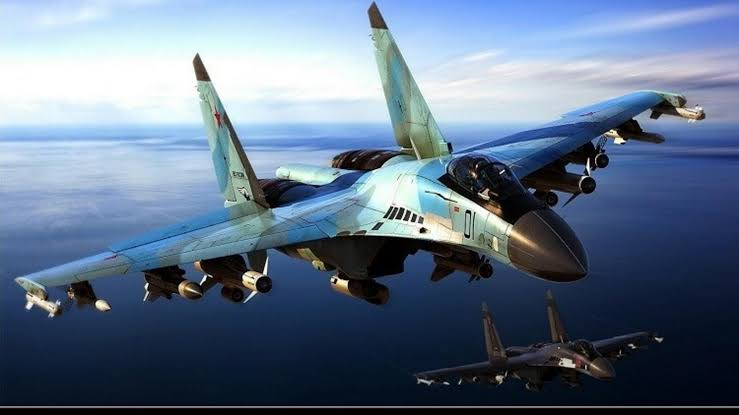
#> input picture avion.jpg, 739 x 415 px
$ python act4-basico-opencv.2-1388.py
#> lines starting #> are read from the running program, lines starting #| are printed output that depends on the picture
import cv2
import sys

def mostrar_imagen(img, descripcion, archivo_salida=None):
    if archivo_salida:
        cv2.imwrite(archivo_salida, img)
    titulo_ventana = f"{descripcion} | NC = 1388"
    cv2.imshow(titulo_ventana, img)
    cv2.waitKey(0)
    cv2.destroyAllWindows()

# 1. Leer la imagen desde archivo
image = cv2.imread('avion.jpg')
#> image is the input picture: shape (415, 739, 3); mean B, G, R 138.8, 116, 97.9
if image is None:
    print("Error: No se encontró 'avion.jpg' en el directorio actual.")
    sys.exit(1)

mostrar_imagen(image, 'Imagen original')

# 2. Convertir a escala de grises
gray_image = cv2.cvtColor(image, cv2.COLOR_BGR2GRAY)
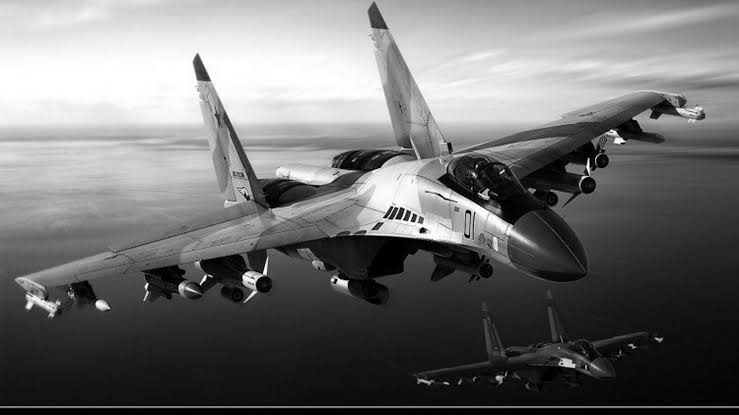
#> gray_image: shape (415, 739); min 0, max 255, mean 113.2
mostrar_imagen(gray_image, 'Escala de grises', 'gray_image.jpg')

# 3. Redimensionar la imagen a 300x200
resized_image = cv2.resize(image, (300, 200))
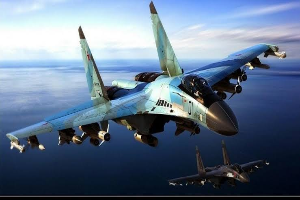
#> resized_image: shape (200, 300, 3); mean B, G, R 138.7, 115.9, 97.7
mostrar_imagen(resized_image, 'Redimensionada', 'resized_image.jpg')

# 4. Rotar la imagen 90 grados
(h, w) = image.shape[:2]
#> h = 415; w = 739
center = (w // 2, h // 2)
#> center = (369, 207)
matrix = cv2.getRotationMatrix2D(center, 90, 1.0)
rotated_image = cv2.warpAffine(image, matrix, (w, h))
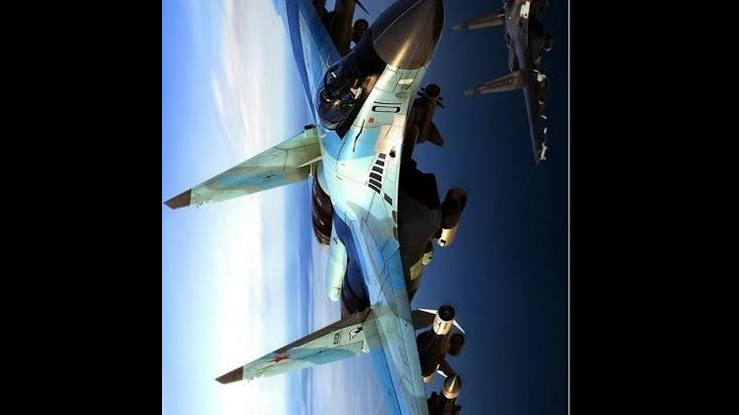
#> rotated_image: shape (415, 739, 3); mean B, G, R 76.8, 66.5, 56
mostrar_imagen(rotated_image, 'Rotada 90 grados', 'rotated_image.jpg')

# 5. Aplicar desenfoque gaussiano (Gaussian Blur)
blurred_image = cv2.GaussianBlur(image, (15, 15), 0)
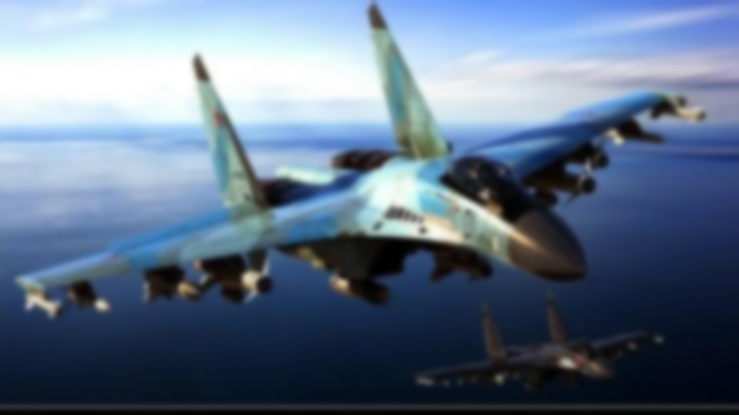
#> blurred_image: shape (415, 739, 3); mean B, G, R 138.8, 116, 97.9
mostrar_imagen(blurred_image, 'Desenfoque gaussiano', 'blurred_image.jpg')

# 6. Detectar bordes usando el algoritmo Canny
edges = cv2.Canny(gray_image, 100, 200)
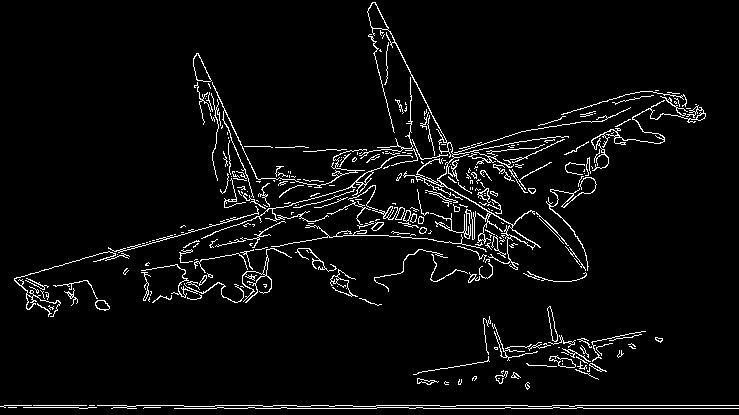
#> edges: shape (415, 739); 4.4% white in thin lines or dots
mostrar_imagen(edges, 'Bordes Canny', 'edges.jpg')

# 7. Dibujar un rectángulo y agregar texto
annotated_image = image.copy()
cv2.rectangle(annotated_image, (50, 50), (200, 200), (255, 0, 0), 3)
cv2.putText(annotated_image, 'OpenCV', (60, 40), cv2.FONT_HERSHEY_SIMPLEX, 1, (0, 255, 0), 2)
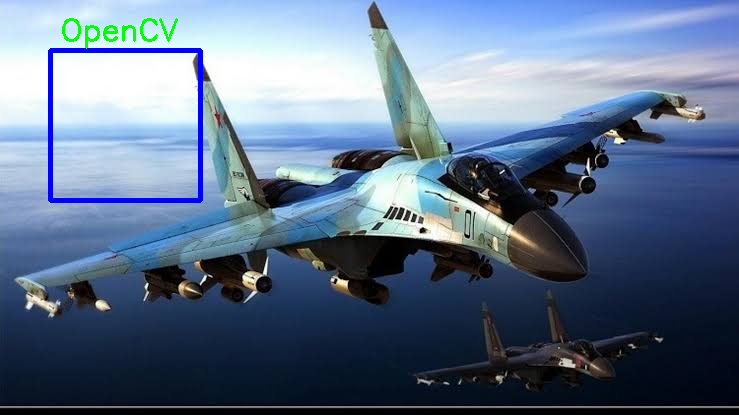
#> annotated_image: shape (415, 739, 3); mean B, G, R 138.4, 114.1, 95.5
mostrar_imagen(annotated_image, 'Rectangulo y texto', 'output_image.jpg')

# 8. Aplicar umbralización binaria (Thresholding)
_, thresh_image = cv2.threshold(gray_image, 127, 255, cv2.THRESH_BINARY)
mostrar_imagen(thresh_image, 'Umbralizacion binaria', 'threshold_image.jpg')

# 9. Detectar y dibujar contornos
contours, _ = cv2.findContours(edges, cv2.RETR_EXTERNAL, cv2.CHAIN_APPROX_SIMPLE)
contours_image = image.copy()
cv2.drawContours(contours_image, contours, -1, (0, 255, 0), 2)
mostrar_imagen(contours_image, 'Deteccion de contornos', 'contours_image.jpg')

print("Proceso terminado. Todas las imágenes fueron mostradas y guardadas.")
print("Act 5 OpenCV Practica Alumno David Barrera NC = 1388")
